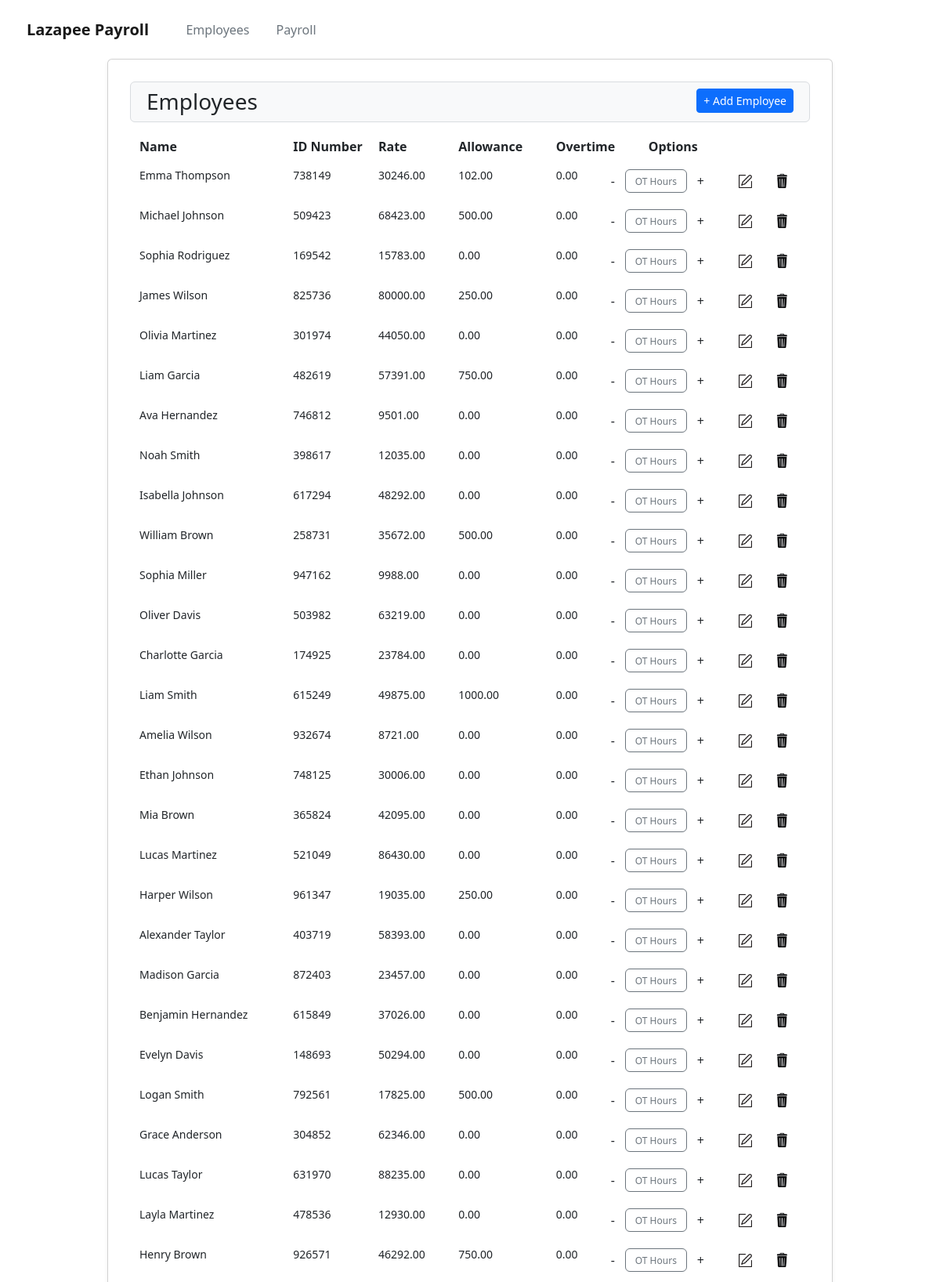
The page / (upper part) on the database its author committed.
### payroll_app/models.py (models this page shows)
class Employee(models.Model):
    name = models.CharField(max_length=25)
    id_number = models.IntegerField()
    rate = models.FloatField()
    overtime_hours = models.IntegerField(null=True, default=0)
    overtime_pay = models.FloatField(null=True, default=0)
    allowance = models.FloatField(null=True, default=0)

### payroll_app/views.py (the view)
# urls.py: path('', views.view_employees, name='view_employees'),
def view_employees(request):
    if request.method == "POST":
        pk = int(request.POST.get('pk'))
        hours = float(request.POST.get('overtime'))
        operation = request.POST.get('operation')
        if operation == 'minus':
            hours = -hours
        employee = Employee.objects.get(pk=pk)
        employee.overtime_hours = max(0, employee.overtime_hours + hours)
        employee.save()
        return JsonResponse({'overtime_pay': employee.overtime_pay})
    else:
        employee_objects = Employee.objects.all()
        return render(request, 'payroll_app/view_employees.html', {'employees':employee_objects})

### payroll_app/templates/payroll_app/view_employees.html (shortened to what this page needs)
{% extends 'payroll_app/base.html' %}
{% load static %}
{% block css %}
<link rel="stylesheet" href="https://unpkg.com/bootstrap-table@1.22.4/dist/bootstrap-table.min.css">
{% endblock %}
{% block content %}
<div class="col-12 card p-4 shadow-sm">
    <div class="row m-1 bg-light p-2 pb-0 rounded">
        <div class="col-6 text-start">
            <h3> Employees </h3>
        </div>
        <div class="col-6 text-end">
            <a class="btn btn-primary btn-sm" href="{% url 'create_employee' %}"> + Add Employee </a>
        </div>
    </div>
    <div class="p-2">
        <table id="employee-table" class="table table-hover" data-pagination-loop="false" data-pagination-parts="[pageSize, pageList]">
            <thead>
                <tr>
                    <th class="col-2"> Name </th>
                    <th class="col-1"> ID Number </th>
                    <th class="col-1"> Rate </th>
                    <th class="col-1"> Allowance </th>
                    <th class="col-1"> Overtime </th>
                    <th class="col-2"> Options </th>
                </tr>
            </thead>
            <tbody>
                {% for e in employees %}
                <tr>
                    <td> {{ e.name }} </td>
                    <td> {{ e.id_number }} </td>
                    <td> {{ e.rate | floatformat:"2" }} </td>
                    <td> {{ e.allowance | floatformat:"2" }} </td>
                    <td id="overtime-pay-{{ e.pk }}"> {{ e.overtime_pay | floatformat:"2" }} </td>
                    <td>
                        <div class="d-flex align-items-center justify-content-center m-0">
                            <button id="minus-button-{{ e.pk }}" class="btn overtime-minus hour-btn">
                                -
                            </button>
                            <input type="text" id="overtime-field-{{ e.pk }}" class="form-control overtime-field" placeholder="OT Hours" autocomplete="off">
                            <button id="plus-button-{{ e.pk }}" class="btn overtime-plus hour-btn">
                                +
                            </button>
                            <a href="{% url 'create_employee' pk=e.pk %}" class="btn opt">
                                <img src="{% static '/images/update.png' %}" width="21" height="21">
                            </a>
                            <a href="#" id="del-button-{{ e.pk }}" class="btn opt del-btn">
                                <img src="{% static '/images/delete.png' %}" width="21" height="20">
                            </a>
                        </div>
                    </td>
                </tr>
                {% endfor %}
            </tbody>
        </table>
    </div>
</div>
{% endblock %}

### payroll_app/templates/payroll_app/view_employees.html (style rules this page uses)
table, th, td, tr { border: none; }
td { font-size: 14px; }
.overtime-field { height: 30px; font-size: 12px; border: 1px solid var(--bs-secondary); }
.overtime-plus { line-height: 15px; height: 30px; margin-right: 2vh; }
.overtime-minus { line-height: 15px; height: 30px; margin-left: -2vh; }
.rounded { border: 1px solid #d9dce0; padding: 2%; }

### rows shown on the page
Employee: name "Emma Thompson", id_number "738149", rate "30246.00", allowance "102.00", overtime_pay "0.00"
Employee: name "Michael Johnson", id_number "509423", rate "68423.00", allowance "500.00", overtime_pay "0.00"
Employee: name "Sophia Rodriguez", id_number "169542", rate "15783.00", allowance "0.00", overtime_pay "0.00"
Employee: name "James Wilson", id_number "825736", rate "80000.00", allowance "250.00", overtime_pay "0.00"
Employee: name "Olivia Martinez", id_number "301974", rate "44050.00", allowance "0.00", overtime_pay "0.00"
Employee: name "Liam Garcia", id_number "482619", rate "57391.00", allowance "750.00", overtime_pay "0.00"
Employee: name "Ava Hernandez", id_number "746812", rate "9501.00", allowance "0.00", overtime_pay "0.00"
Employee: name "Noah Smith", id_number "398617", rate "12035.00", allowance "0.00", overtime_pay "0.00"
Employee: name "Isabella Johnson", id_number "617294", rate "48292.00", allowance "0.00", overtime_pay "0.00"
Employee: name "William Brown", id_number "258731", rate "35672.00", allowance "500.00", overtime_pay "0.00"
Employee: name "Sophia Miller", id_number "947162", rate "9988.00", allowance "0.00", overtime_pay "0.00"
Employee: name "Oliver Davis", id_number "503982", rate "63219.00", allowance "0.00", overtime_pay "0.00"
Employee: name "Charlotte Garcia", id_number "174925", rate "23784.00", allowance "0.00", overtime_pay "0.00"
Employee: name "Liam Smith", id_number "615249", rate "49875.00", allowance "1000.00", overtime_pay "0.00"
Employee: name "Amelia Wilson", id_number "932674", rate "8721.00", allowance "0.00", overtime_pay "0.00"
Employee: name "Ethan Johnson", id_number "748125", rate "30006.00", allowance "0.00", overtime_pay "0.00"
Employee: name "Mia Brown", id_number "365824", rate "42095.00", allowance "0.00", overtime_pay "0.00"
Employee: name "Lucas Martinez", id_number "521049", rate "86430.00", allowance "0.00", overtime_pay "0.00"
Employee: name "Harper Wilson", id_number "961347", rate "19035.00", allowance "250.00", overtime_pay "0.00"
Employee: name "Alexander Taylor", id_number "403719", rate "58393.00", allowance "0.00", overtime_pay "0.00"
Employee: name "Madison Garcia", id_number "872403", rate "23457.00", allowance "0.00", overtime_pay "0.00"
Employee: name "Benjamin Hernandez", id_number "615849", rate "37026.00", allowance "0.00", overtime_pay "0.00"
Employee: name "Evelyn Davis", id_number "148693", rate "50294.00", allowance "0.00", overtime_pay "0.00"
Employee: name "Logan Smith", id_number "792561", rate "17825.00", allowance "500.00", overtime_pay "0.00"
Employee: name "Grace Anderson", id_number "304852", rate "62346.00", allowance "0.00", overtime_pay "0.00"
Employee: name "Lucas Taylor", id_number "631970", rate "88235.00", allowance "0.00", overtime_pay "0.00"
Employee: name "Layla Martinez", id_number "478536", rate "12930.00", allowance "0.00", overtime_pay "0.00"
Employee: name "Henry Brown", id_number "926571", rate "46292.00", allowance "750.00", overtime_pay "0.00"
